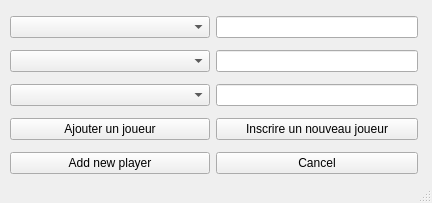
<?xml version="1.0" encoding="UTF-8"?>
<ui version="4.0">
 <class>NewParty</class>
 <widget class="QMainWindow" name="NewParty">
  <property name="geometry">
   <rect>
    <x>0</x>
    <y>0</y>
    <width>432</width>
    <height>203</height>
   </rect>
  </property>
  <property name="windowTitle">
   <string>MainWindow</string>
  </property>
  <widget class="QWidget" name="centralwidget">
   <widget class="QWidget" name="gridLayoutWidget_2">
    <property name="geometry">
     <rect>
      <x>10</x>
      <y>10</y>
      <width>408</width>
      <height>171</height>
     </rect>
    </property>
    <layout class="QGridLayout" name="gridLayout_2">
     <item row="0" column="1">
      <widget class="QLineEdit" name="lineEdit">
       <property name="enabled">
        <bool>true</bool>
       </property>
       <property name="minimumSize">
        <size>
         <width>200</width>
         <height>0</height>
        </size>
       </property>
      </widget>
     </item>
     <item row="0" column="0">
      <widget class="QComboBox" name="comboBox">
       <property name="minimumSize">
        <size>
         <width>200</width>
         <height>0</height>
        </size>
       </property>
      </widget>
     </item>
     <item row="3" column="0">
      <widget class="QPushButton" name="pushButton_2">
       <property name="text">
        <string>Ajouter un joueur</string>
       </property>
      </widget>
     </item>
     <item row="2" column="1">
      <widget class="QLineEdit" name="lineEdit_3">
       <property name="minimumSize">
        <size>
         <width>200</width>
         <height>0</height>
        </size>
       </property>
      </widget>
     </item>
     <item row="3" column="1">
      <widget class="QPushButton" name="pushButton">
       <property name="text">
        <string>Inscrire un nouveau joueur</string>
       </property>
      </widget>
     </item>
     <item row="1" column="1">
      <widget class="QLineEdit" name="lineEdit_2">
       <property name="minimumSize">
        <size>
         <width>200</width>
         <height>0</height>
        </size>
       </property>
      </widget>
     </item>
     <item row="2" column="0">
      <widget class="QComboBox" name="comboBox_3">
       <property name="minimumSize">
        <size>
         <width>200</width>
         <height>0</height>
        </size>
       </property>
      </widget>
     </item>
     <item row="1" column="0">
      <widget class="QComboBox" name="comboBox_2">
       <property name="minimumSize">
        <size>
         <width>200</width>
         <height>0</height>
        </size>
       </property>
      </widget>
     </item>
     <item row="4" column="0">
      <widget class="QPushButton" name="pushButton_3">
       <property name="text">
        <string>Add new player</string>
       </property>
      </widget>
     </item>
     <item row="4" column="1">
      <widget class="QPushButton" name="pushButton_4">
       <property name="text">
        <string>Cancel</string>
       </property>
      </widget>
     </item>
    </layout>
   </widget>
  </widget>
  <widget class="QStatusBar" name="statusbar"/>
 </widget>
 <resources/>
 <connections/>
</ui>
